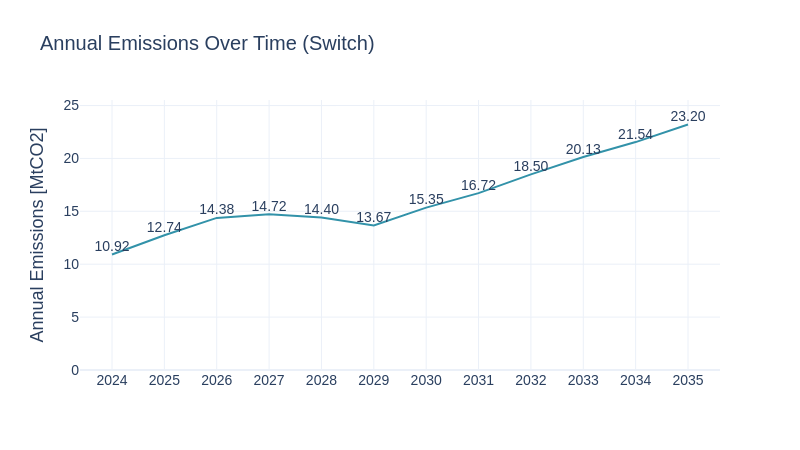

Here is the notebook cell this chart was saved with:
### Code cell
em_sw = pd.read_csv(model_outputs_path + '/emissions.csv')
em_sw['AnnualEmissions_MtCO2_per_yr'] = em_sw['AnnualEmissions_tCO2_per_yr'] / 1e6
em_sw = em_sw[em_sw['PERIOD'] != years[0]]
sw.scenarios.annual_emmissions(em_sw, 'PERIOD', 'AnnualEmissions_MtCO2_per_yr', scenario_name, 'Switch')

### Figure 1 — Plotly figure (JSON) as saved in the notebook; plotly's stock layout.template omitted (floating-point values rounded to 4 significant figures)
{"data": [{"line": {"color": "#3292A9"}, "mode": "lines+text", "text": ["10.92", "12.74", "14.38", "14.72", "14.40", "13.67", "15.35", "16.72", "18.50", "20.13", "21.54", "23.20"], "textfont": {"family": "Arial", "size": 14}, "textposition": "top center", "type": "scatter", "x": [2024, 2025, 2026, 2027, 2028, 2029, 2030, 2031, 2032, 2033, 2034, 2035], "y": [10.92, 12.74, 14.38, 14.72, 14.4, 13.67, 15.35, 16.72, 18.5, 20.13, 21.54, 23.2]}], "layout": {"font": {"family": "Arial", "size": 16}, "height": 450, "showlegend": false, "title": {"font": {"family": "Arial", "size": 20}, "text": "Annual Emissions Over Time (Switch)"}, "width": 800, "xaxis": {"tickfont": {"family": "Arial", "size": 14}, "tickvals": [2024, 2025, 2026, 2027, 2028, 2029, 2030, 2031, 2032, 2033, 2034, 2035], "title": {"font": {"family": "Arial", "size": 18}, "text": ""}}, "yaxis": {"range": [0, 25.52], "tickfont": {"family": "Arial", "size": 14}, "title": {"font": {"family": "Arial", "size": 18}, "text": "Annual Emissions [MtCO2]"}}}}
